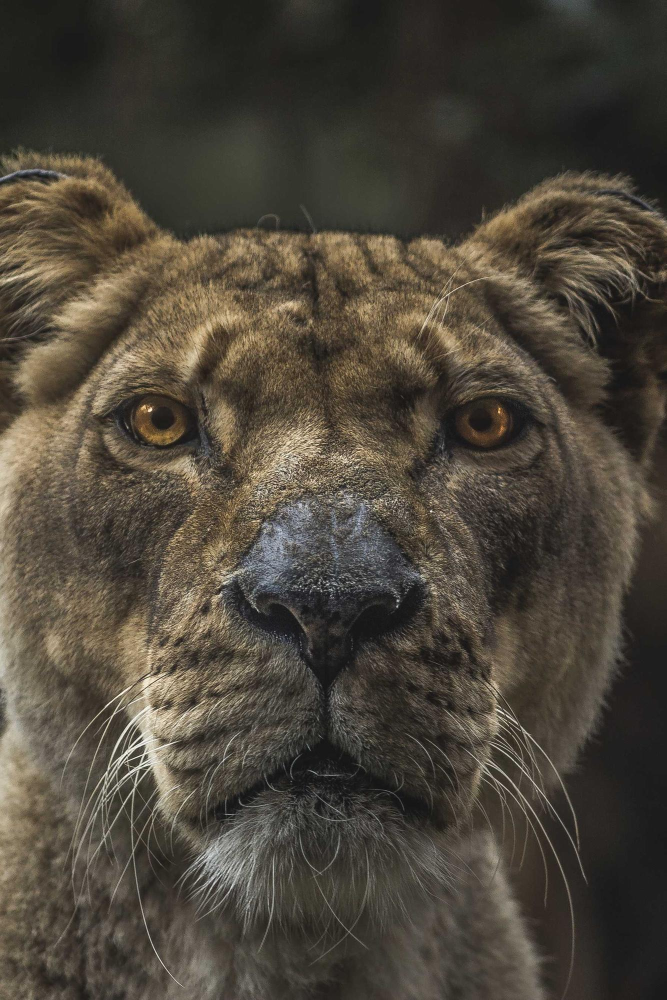
#> input picture images/uploads/about-01.jpg, 1333 x 2000 px (shown at 1/2 size)
$ python make_thumbs.py
#> lines starting #> are read from the running program, lines starting #| are printed output that depends on the picture
"""
產生縮圖：images/uploads/xxx.jpg  ->  images/thumbs/xxx.jpg

- 長邊縮到 900px（比這小的照片不會放大）
- 依照片方向資訊自動轉正，並移除 EXIF（避免 GPS 位置等資訊外流）
- 用 images/thumbs/.manifest.json 記錄每張原圖的指紋，
  只處理「新增」或「被替換過」的照片；原圖刪除時也會一併刪掉縮圖
  （只刪本程式產生過的縮圖，手動放進 thumbs 的檔案不會被刪）
- GIF 不處理（網頁找不到縮圖時會自動改用原圖，動畫得以保留）

本機執行：  python scripts/make_thumbs.py
GitHub 上由 .github/workflows/thumbnails.yml 自動執行。
"""
import hashlib
import json
import os
import sys
from pathlib import Path

from PIL import Image, ImageOps

ROOT = Path(__file__).resolve().parent.parent
SRC_DIR = ROOT / "images" / "uploads"
OUT_DIR = ROOT / "images" / "thumbs"
MANIFEST = OUT_DIR / ".manifest.json"

MAX_SIZE = 900
EXTS = {".jpg", ".jpeg", ".png", ".webp"}
IN_CI = os.environ.get("GITHUB_ACTIONS") == "true"


def warn(msg: str) -> None:
    # 在 GitHub Actions 中會顯示成黃色警告
    print(f"::warning::{msg}" if IN_CI else f"[警告] {msg}")


def fingerprint(path: Path) -> str:
    h = hashlib.sha1()
    with path.open("rb") as f:
        for chunk in iter(lambda: f.read(1 << 20), b""):
            h.update(chunk)
    return h.hexdigest()


def make_thumb(src: Path, dst: Path) -> None:
    with Image.open(src) as im:
#> im is the input picture: PIL image 1333x2000 RGB; mean R, G, B 76.5, 69.7, 58.7
        im = ImageOps.exif_transpose(im)
        im.thumbnail((MAX_SIZE, MAX_SIZE), Image.Resampling.LANCZOS)
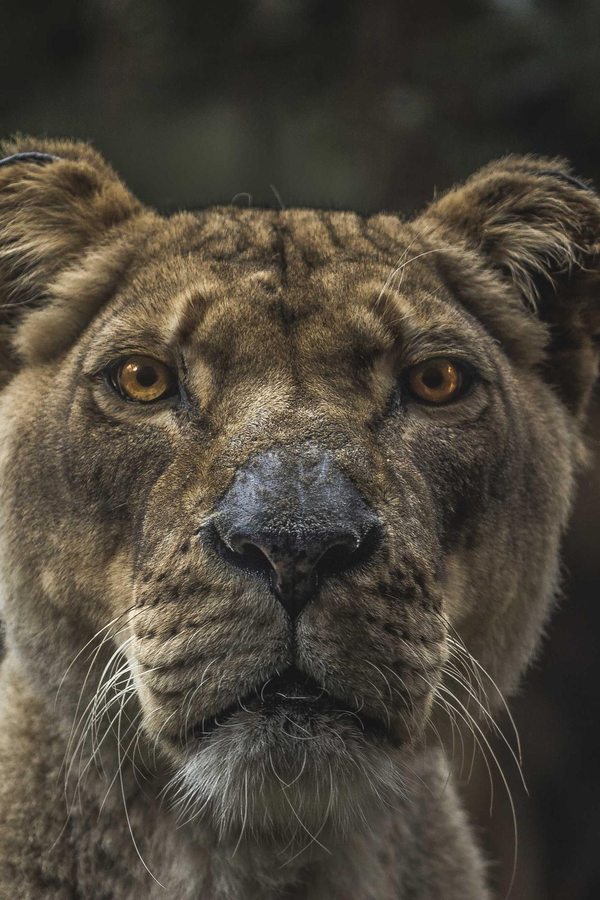
#> im: PIL image 600x900 RGB; mean R, G, B 76.5, 69.7, 58.7
        ext = src.suffix.lower()
        if ext in (".jpg", ".jpeg"):
            if im.mode != "RGB":
                im = im.convert("RGB")
            im.save(dst, "JPEG", quality=82, optimize=True, progressive=True)
        elif ext == ".png":
            im.save(dst, "PNG", optimize=True)
        elif ext == ".webp":
            im.save(dst, "WEBP", quality=80, method=6)


def main() -> int:
    if not SRC_DIR.is_dir():
        print(f"找不到 {SRC_DIR}，略過。")
        return 0
    OUT_DIR.mkdir(parents=True, exist_ok=True)

    try:
        old = json.loads(MANIFEST.read_text(encoding="utf-8"))
    except (FileNotFoundError, ValueError):
        old = {}

    new: dict[str, str] = {}
    created = updated = skipped = failed = 0

    for src in sorted(SRC_DIR.iterdir()):
        if not src.is_file() or src.suffix.lower() not in EXTS:
            continue
        dst = OUT_DIR / src.name
        fp = fingerprint(src)
        if dst.exists() and old.get(src.name) == fp:
            new[src.name] = fp
            skipped += 1
            continue
        existed = dst.exists()
        try:
            make_thumb(src, dst)
        except Exception as e:  # 壞檔不讓整個流程失敗，網頁會自動改用原圖
            warn(f"無法產生縮圖 {src.name}：{e}")
            failed += 1
            continue
        new[src.name] = fp
        if existed:
            updated += 1
            print(f"更新  {src.name}")
        else:
            created += 1
            print(f"新增  {src.name}")

    # 原圖已刪除 -> 刪掉對應縮圖
    # 只刪「本程式產生過」（記錄在 manifest 裡）的縮圖；其他手動放進來的檔案只提醒、不刪除
    removed = 0
    for thumb in OUT_DIR.iterdir():
        if not (thumb.is_file() and thumb.suffix.lower() in EXTS) or (SRC_DIR / thumb.name).exists():
            continue
        if thumb.name in old:
            thumb.unlink()
            removed += 1
            print(f"刪除  {thumb.name}（原圖已不存在）")
        else:
            warn(f"images/thumbs/{thumb.name} 沒有對應的原圖。照片請放在 images/uploads/，這個檔案不會被自動刪除。")

    if new != old:
        MANIFEST.write_text(json.dumps(new, ensure_ascii=False, indent=2, sort_keys=True) + "\n", encoding="utf-8")

    print(f"完成：新增 {created}、更新 {updated}、刪除 {removed}、未變動 {skipped}、失敗 {failed}")
    return 0


if __name__ == "__main__":
    sys.exit(main())
#> (the program exits here)
